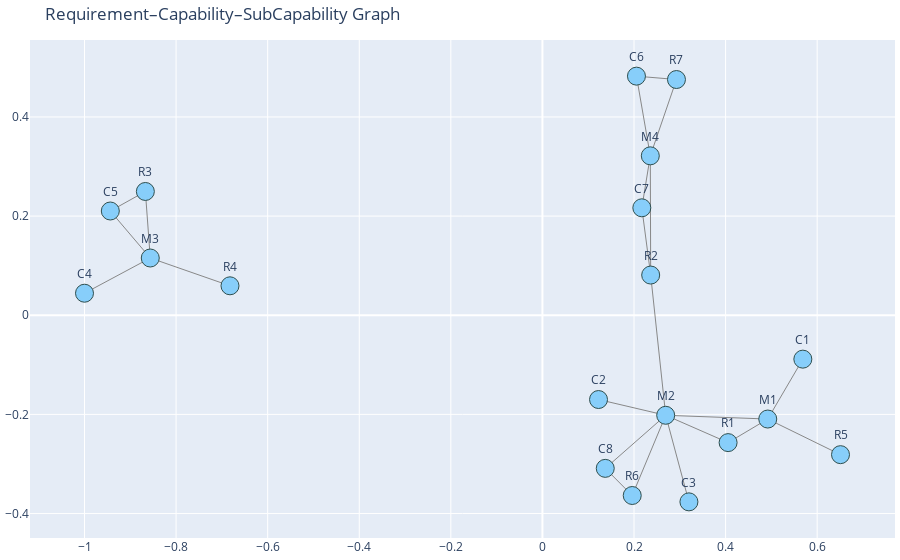

The notebook cell saved with this chart:
### Code cell
# ==========================================
# Cell 2: Build mission-capability-requirement graph
# ==========================================
import networkx as nx
import plotly.graph_objects as go

cap_path = repo_root / 'build' / 'results' / 'mission-control' / 'missions_capabilities.json'
if not cap_path.exists():
    raise FileNotFoundError(f"Capabilities file not found at {cap_path} (repo_root={repo_root})")

with cap_path.open() as f:
    data = json.load(f)

bindings = data.get('results', {}).get('bindings', [])

nodes = {}
edges = set()

for b in bindings:
    req_uri = b.get('requirementURI', {}).get('value')
    req_desc = b.get('requirementDescription', {}).get('value')
    cap_uri = b.get('capabilityURI', {}).get('value')
    cap_desc = b.get('capabilityDescription', {}).get('value')
    sub_uri = b.get('subCapabilityURI', {}).get('value')
    sub_desc = b.get('subCapabilityDescription', {}).get('value')

    req_name = short_from_uri(req_uri)
    cap_name = short_from_uri(cap_uri)
    sub_name = short_from_uri(sub_uri) if sub_uri else None

    if req_name:
        if req_name not in nodes:
            nodes[req_name] = req_desc
    if cap_name:
        if cap_name not in nodes:
            nodes[cap_name] = cap_desc
    if sub_name:
        if sub_name not in nodes:
            nodes[sub_name] = sub_desc

    # requirement → capability
    if req_name and cap_name:
        edges.add((req_name, cap_name))
    # capability → subcapability
    if cap_name and sub_name:
        edges.add((cap_name, sub_name))

G = nx.Graph()
for n, d in nodes.items():
    G.add_node(n, description=d)
for a, b in edges:
    G.add_edge(a, b)

pos = nx.spring_layout(G, seed=42)

# --- Build Plotly traces ---
edge_x, edge_y = [], []
for u, v in G.edges():
    x0, y0 = pos[u]
    x1, y1 = pos[v]
    edge_x.extend([x0, x1, None])
    edge_y.extend([y0, y1, None])

edge_trace = go.Scatter(
    x=edge_x, y=edge_y, mode='lines',
    line=dict(width=1, color='#888'),
    hoverinfo='none'
)

node_x, node_y, hover_text, labels = [], [], [], []
for n in G.nodes():
    x, y = pos[n]
    node_x.append(x)
    node_y.append(y)
    desc = G.nodes[n].get('description') or ''
    hover_text.append(f"{n}<br>{desc}")
    labels.append(n)

node_trace = go.Scatter(
    x=node_x, y=node_y,
    mode='markers+text',
    text=labels,
    textposition='top center',
    hovertext=hover_text,
    hoverinfo='text',
    marker=dict(size=18, color='LightSkyBlue', line=dict(width=1, color='DarkSlateGrey'))
)

fig = go.Figure(
    data=[edge_trace, node_trace],
    layout=go.Layout(
        title='Requirement–Capability–SubCapability Graph',
        showlegend=False,
        hovermode='closest',
        margin=dict(b=20, l=5, r=5, t=40)
    )
)

fig.show()

# ==========================================
# Cell 3: Export to interactive HTML dashboard (with DataTables)
# ==========================================
from pathlib import Path

table_html = df.to_html(classes='table table-striped table-bordered', index=False)
fig_html = fig.to_html(full_html=False, include_plotlyjs='cdn')

html = f"""
<!DOCTYPE html>
<html>
<head>
    <meta charset="utf-8">
    <title>Mission Control Dashboard</title>
    <link rel="stylesheet"
          href="https://cdn.jsdelivr.net/npm/bootstrap@5.3.0/dist/css/bootstrap.min.css">
    <link rel="stylesheet"
          href="https://cdn.datatables.net/1.13.6/css/dataTables.bootstrap5.min.css">
    <script src="https://code.jquery.com/jquery-3.7.1.min.js"></script>
    <script src="https://cdn.datatables.net/1.13.6/js/jquery.dataTables.min.js"></script>
    <script src="https://cdn.datatables.net/1.13.6/js/dataTables.bootstrap5.min.js"></script>
    <style>
      body {{ margin: 2rem; }}
      h1 {{ margin-bottom: 1.5rem; }}
    </style>
</head>
<body>
    <h1>Requirements Table</h1>
    <div class="table-responsive">
      {table_html}
    </div>

    <h1 style="margin-top:3rem;">Mission Graph</h1>
    {fig_html}

    <script>
    $(document).ready(function() {{
        $('table').DataTable({{
            paging: true,
            searching: true,
            ordering: true,
            pageLength: 10
        }});
    }});
    </script>
</body>
</html>
"""

out_path = Path("mission_dashboard.html")
out_path.write_text(html, encoding="utf-8")
print(f"✅ Dashboard saved to {out_path.resolve()}")

### Figure 1 — Plotly figure (JSON) as saved in the notebook; plotly's stock layout.template omitted (floating-point values rounded to 4 significant figures)
{"data": [{"hoverinfo": "none", "line": {"color": "#888", "width": 1}, "mode": "lines", "type": "scatter", "x": [-0.8671, -0.9436, null, -0.8671, -0.8564, null, -0.8564, -0.9436, null, -0.8564, -0.6823, null, -0.8564, -1, null, 0.2927, 0.2356, null, 0.2927, 0.2054, null, 0.2054, 0.2356, null, 0.2356, 0.2364, null, 0.2356, 0.2171, null, 0.2171, 0.2364, null, 0.2364, 0.2692, null, 0.2692, 0.1372, null, 0.2692, 0.4055, null, 0.2692, 0.1961, null, 0.2692, 0.4921, null, 0.2692, 0.3199, null, 0.2692, 0.1225, null, 0.4921, 0.4055, null, 0.4921, 0.5687, null, 0.4921, 0.6509, null, 0.1372, 0.1961, null], "y": [0.2497, 0.2103, null, 0.2497, 0.1155, null, 0.1155, 0.2103, null, 0.1155, 0.05939, null, 0.1155, 0.04444, null, 0.4755, 0.3216, null, 0.4755, 0.4823, null, 0.4823, 0.3216, null, 0.3216, 0.08111, null, 0.3216, 0.2167, null, 0.2167, 0.08111, null, 0.08111, -0.2018, null, -0.2018, -0.3088, null, -0.2018, -0.2569, null, -0.2018, -0.3636, null, -0.2018, -0.2093, null, -0.2018, -0.3764, null, -0.2018, -0.17, null, -0.2093, -0.2569, null, -0.2093, -0.08855, null, -0.2093, -0.2812, null, -0.3088, -0.3636, null]}, {"hoverinfo": "text", "hovertext": ["R3<br>AI Warden Interface", "M3<br>Provide Responsive, Easy-to-Use Interface.", "C4<br>Allow adjustment of dashboard color schemes and layouts.", "C5<br>Enable chat-like interface for AI Warden communication.", "R7<br>Decision Approval Mechanism", "C6<br>Permit human approval of AI-generated tasks.", "M4<br>Ensure Safe and Controlled Decision Support.", "C7<br>Display critical alerts by severity with acknowledgment function.", "R2<br>Critical Alerts", "M2<br>Enable Real-Time Data Stream and Awareness.", "M1<br>Allow Analysis of Fire at Any Point in Time.", "C2<br>Constantly fetch live fire and drone updates.", "C3<br>Fetch and visualize new notifications.", "C8<br>Integrate Fire Cloud telemetry for environment and drone data.", "R6<br>Interoperability with Fire Cloud", "R1<br>Real-Time Map", "C1<br>Enable view of fire state from specific time points.", "R5<br>Historical Views", "R4<br>Adaptive User Experience"], "marker": {"color": "LightSkyBlue", "line": {"color": "DarkSlateGrey", "width": 1}, "size": 18}, "mode": "markers+text", "text": ["R3", "M3", "C4", "C5", "R7", "C6", "M4", "C7", "R2", "M2", "M1", "C2", "C3", "C8", "R6", "R1", "C1", "R5", "R4"], "textposition": "top center", "type": "scatter", "x": [-0.8671, -0.8564, -1, -0.9436, 0.2927, 0.2054, 0.2356, 0.2171, 0.2364, 0.2692, 0.4921, 0.1225, 0.3199, 0.1372, 0.1961, 0.4055, 0.5687, 0.6509, -0.6823], "y": [0.2497, 0.1155, 0.04444, 0.2103, 0.4755, 0.4823, 0.3216, 0.2167, 0.08111, -0.2018, -0.2093, -0.17, -0.3764, -0.3088, -0.3636, -0.2569, -0.08855, -0.2812, 0.05939]}], "layout": {"hovermode": "closest", "margin": {"b": 20, "l": 5, "r": 5, "t": 40}, "showlegend": false, "title": {"text": "Requirement–Capability–SubCapability Graph"}}}
